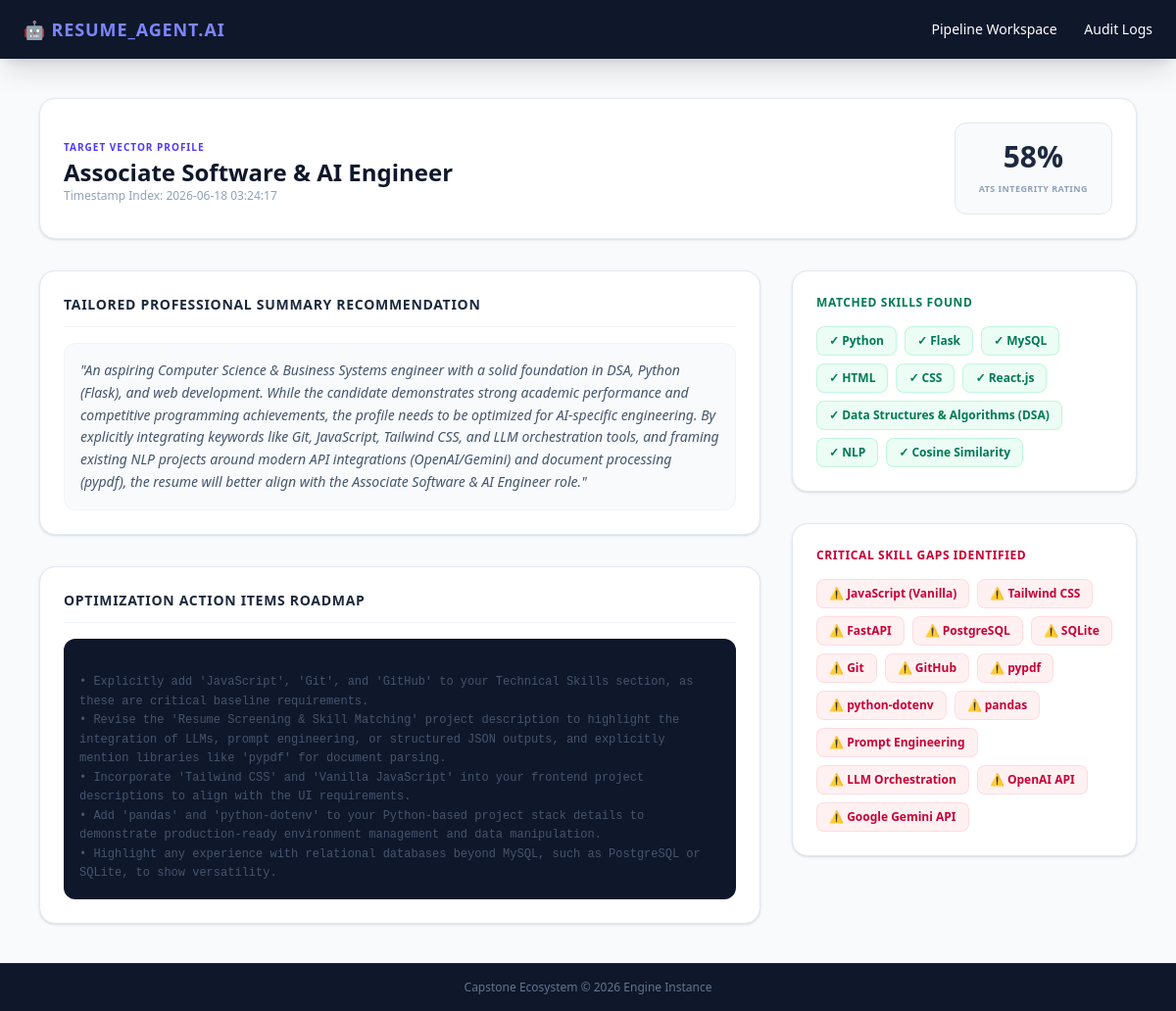
The app's page /dashboard/1 with its own data.
### tables this page shows
CREATE TABLE analysis_history (
            analysis_id INTEGER PRIMARY KEY AUTOINCREMENT,
            user_id INTEGER NOT NULL,
            job_title TEXT NOT NULL,
            ats_score INTEGER NOT NULL,
            skills_found TEXT NOT NULL,
            missing_skills TEXT NOT NULL,
            suggestions TEXT NOT NULL,
            summary TEXT NOT NULL,
            analyzed_at TIMESTAMP DEFAULT CURRENT_TIMESTAMP,
            FOREIGN KEY (user_id) REFERENCES users (user_id)
        );

### app.py (the view)
@app.route('/dashboard/<int:analysis_id>')
def dashboard(analysis_id):
    conn = get_db_connection()
    row = conn.execute('SELECT * FROM analysis_history WHERE analysis_id = ?', (analysis_id,)).fetchone()
    conn.close()
    if not row:
        return "Requested Evaluation Logs Are Missing.", 404
    report = dict(row)
    report['skills_found'] = json.loads(report['skills_found'])
    report['missing_skills'] = json.loads(report['missing_skills'])
    return render_template('dashboard.html', report=report)

### database.py (called while the page is built)
def get_db_connection():
    os.makedirs(os.path.dirname(Config.DATABASE_PATH), exist_ok=True)
    conn = sqlite3.connect(Config.DATABASE_PATH)
    conn.row_factory = sqlite3.Row
    return conn

### templates/dashboard.html
{% extends 'base.html' %}
{% block content %}
<div class="space-y-8">
    <div class="flex flex-col md:flex-row justify-between items-start md:items-center bg-white p-6 rounded-2xl shadow-sm border border-slate-200 gap-4">
        <div>
            <span class="text-[10px] font-black text-indigo-600 tracking-widest uppercase">Target Vector Profile</span>
            <h2 class="text-2xl font-black text-slate-900">{{ report.job_title }}</h2>
            <p class="text-xs text-slate-400">Timestamp Index: {{ report.analyzed_at }}</p>
        </div>
        <div class="bg-slate-50 border border-slate-200 px-6 py-4 rounded-xl text-center min-w-[140px]">
            <span class="block text-3xl font-black text-slate-800">{{ report.ats_score }}%</span>
            <span class="text-[9px] font-bold text-slate-400 uppercase tracking-wider">ATS Integrity Rating</span>
        </div>
    </div>
    <div class="grid grid-cols-1 lg:grid-cols-3 gap-8">
        <div class="lg:col-span-2 space-y-8">
            <div class="bg-white p-6 rounded-2xl shadow-sm border border-slate-200">
                <h3 class="text-sm font-bold text-slate-800 uppercase tracking-wider border-b border-slate-100 pb-3 mb-4">Tailored Professional Summary Recommendation</h3>
                <p class="text-slate-600 text-sm leading-relaxed whitespace-pre-line bg-slate-50 p-4 rounded-xl border border-slate-100 italic">"{{ report.summary }}"</p>
            </div>
            <div class="bg-white p-6 rounded-2xl shadow-sm border border-slate-200">
                <h3 class="text-sm font-bold text-slate-800 uppercase tracking-wider border-b border-slate-100 pb-3 mb-4">Optimization Action Items Roadmap</h3>
                <div class="text-slate-600 text-sm leading-relaxed whitespace-pre-line font-mono bg-slate-900 text-emerald-400 p-4 rounded-xl shadow-inner text-xs">
                    {{ report.suggestions }}
                </div>
            </div>
        </div>
        <div class="space-y-8">
            <div class="bg-white p-6 rounded-2xl shadow-sm border border-slate-200">
                <h3 class="text-xs font-black text-emerald-700 tracking-wider uppercase mb-4 block">Matched Skills Found</h3>
                <div class="flex flex-wrap gap-2">
                    {% for item in report.skills_found %}
                        <span class="bg-emerald-50 text-emerald-700 text-xs font-semibold px-3 py-1.5 rounded-lg border border-emerald-200/60">✓ {{ item }}</span>
                    {% else %}
                        <span class="text-slate-400 text-xs italic">Zero matching key terms identified.</span>
                    {% endfor %}
                </div>
            </div>
            <div class="bg-white p-6 rounded-2xl shadow-sm border border-slate-200">
                <h3 class="text-xs font-black text-rose-700 tracking-wider uppercase mb-4 block">Critical Skill Gaps Identified</h3>
                <div class="flex flex-wrap gap-2">
                    {% for item in report.missing_skills %}
                        <span class="bg-rose-50 text-rose-700 text-xs font-semibold px-3 py-1.5 rounded-lg border border-rose-200/60">⚠️ {{ item }}</span>
                    {% else %}
                        <span class="text-emerald-600 text-xs font-semibold italic">Complete Skill Matrix Alignment Met!</span>
                    {% endfor %}
                </div>
            </div>
        </div>
    </div>
</div>
{% endblock %}

### records on screen
analysis_history: job_title "Associate Software & AI Engineer", analyzed_at "2026-06-18 03:24:17", ats_score "58", summary "An aspiring Computer Science & Business Systems engineer with a solid foundation in DSA, Python (Flask), and web development. While the candidate demonstrates strong academic performance and competitive programming achievements, the profile needs to be optimized for AI-specific engineering. By explicitly integrating keywords like Git, JavaScript, Tailwind CSS, and LLM orchestration tools, and framing existing NLP projects around modern API integrations (OpenAI/Gemini) and document processing (pypdf), the resume will better align with the Associate Software & AI Engineer role.", suggestions "• Explicitly add 'JavaScript', 'Git', and 'GitHub' to your Technical Skills section, as these are critical baseline requirements. • Revise the 'Resume Screening & Skill Matching' project description to highlight the integration of LLMs, prompt engineering, or structured JSON outputs, and explicitly mention libraries like 'pypdf' for document parsing. • Incorporate 'Tailwind CSS' and 'Vanilla JavaScript' into your frontend project descriptions to align with the UI requirements. • Add 'pandas' and 'python-dotenv' to your Python-based project stack details to demonstrate production-ready environment management and data manipulation. • Highlight any experience with relational databases beyond…"

### other values on screen
{{ item }} "Python" "Flask" "MySQL" "HTML" "CSS" "React.js" "Data Structures & Algorithms (DSA)" "NLP" "Cosine Similarity"
{{ item }} "JavaScript (Vanilla)" "Tailwind CSS" "FastAPI" "PostgreSQL" "SQLite" "Git" "GitHub" "pypdf" "python-dotenv" "pandas" "Prompt Engineering" "LLM Orchestration" "OpenAI API" "Google Gemini API"
